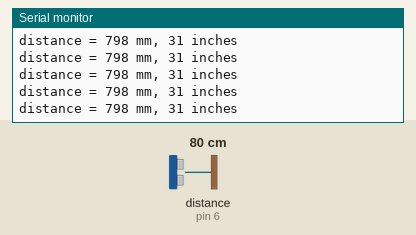
A sketch run on a simulated Arduino Uno, built with avr-gcc and run on an emulated ATmega328P. Parts: the last lines printed to the serial monitor. Wiring (inferred from the names in the program): ultrasonic range finder: trigger pin 5; echo pin 6. The test bench sets the inputs (shaded band); at power-on: distance to the obstacle (sensor on pin 6) 80 cm. The echo pulse lasts 58.3 µs per cm.

Above: at 1.2 s.
1.3 s: distance to the obstacle (sensor on pin 6) set to 4 cm
At 1.68 s:
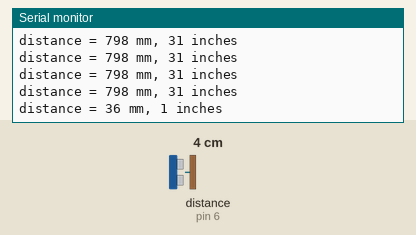
4.3 s: distance to the obstacle (sensor on pin 6) set to 2 cm
At 4.41 s:
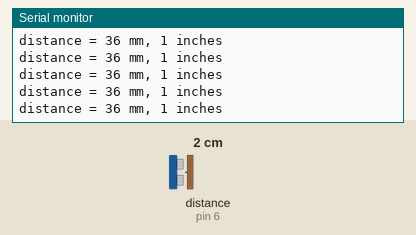
7.3 s: distance to the obstacle (sensor on pin 6) set to 120 cm
At 7.58 s:
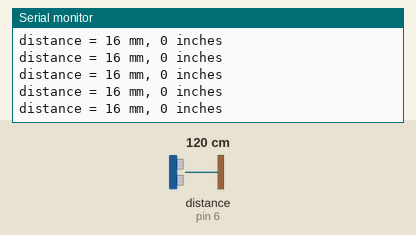
13.3 s: distance to the obstacle (sensor on pin 6) set to 250 cm
At 13.59 s:
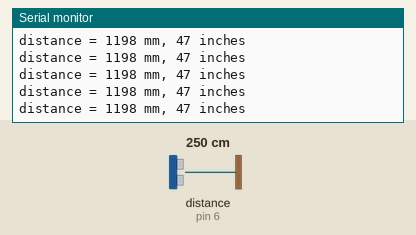
Timing chart, 0 to 16.3 s (numbered marks = the images above; inputs shaded):
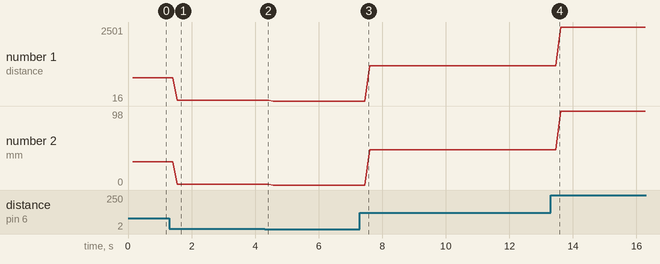

Measured:
- after the input at 1.3 s, the serial monitor: prints a new line after 0.25 s (image 1)
- plotted number 1: 798 → 36 after the input at 1.3 s, 36 → 16 after the input at 4.3 s, 16 → 1198 after the input at 7.3 s, 1198 → 2501 after the input at 13.3 s
- plotted number 2: 31 → 1 after the input at 1.3 s, 1 → 0 after the input at 4.3 s, 0 → 47 after the input at 7.3 s, 47 → 98 after the input at 13.3 s

The sketch:

HC-SR04_pulse_trigger_1.ino
```cpp
// Arduino example code for HC-SR04 ultrasonic sensor. There are multiple versions of this sensor. This is the RCWL-1601 that runs 3-5v.
// Example from adapted from on Feather M0 using pins 5 6.

//#include <Adafruit_SleepyDog.h>

#define trigPin 5 //
#define echoPin 6 //

long duration, mm, inches;

void setup() {
  pinMode(echoPin, INPUT);
  pinMode(trigPin, OUTPUT);
  digitalWrite(trigPin,LOW);
  Serial.begin(9600);

//  pinMode(LED_BUILTIN, OUTPUT);
//  digitalWrite(LED_BUILTIN, HIGH); // Show we're awake

}

void read_sensor() {
  digitalWrite(trigPin, HIGH);
  delayMicroseconds(10);
  digitalWrite(trigPin, LOW);
  duration = pulseIn(echoPin, HIGH);
  mm = (duration/2)/2.91;
  inches = (duration/2)/74;
  delay(150); // MB7289 has 6.6hz readout so this limits
}

void print_data() {
  Serial.print("distance = ");
  Serial.print(mm);
  Serial.print(" mm, ");
  Serial.print(inches);
  Serial.println(" inches");
}

void loop() {
  read_sensor();
  print_data();

//  digitalWrite(LED_BUILTIN,LOW);
//  int sleepMS = Watchdog.sleep();
//  digitalWrite(LED_BUILTIN,HIGH);
  //delay(2000);
}
```
